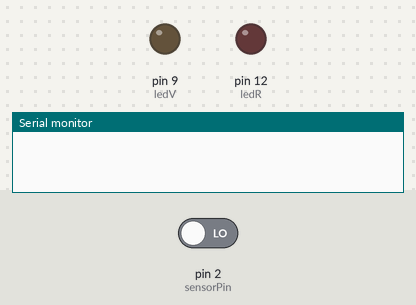
Bench run of a sketch on a simulated Arduino Uno, built with avr-gcc and run on an emulated ATmega328P. Parts: output pins drawn as LEDs (lit = HIGH), the last lines printed to the serial monitor. Inputs (shaded band) come from the test bench; at power-on: pin 2 (sensorPin) LOW.

Above: at 0.1 s.
At 1.1 s:
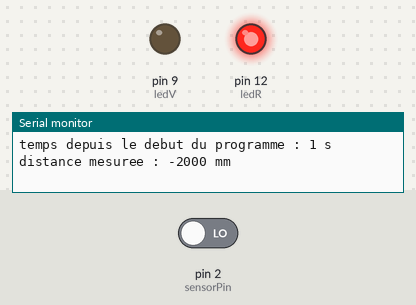
Timing chart, 0 to 2.6 s (numbered marks = the images above):
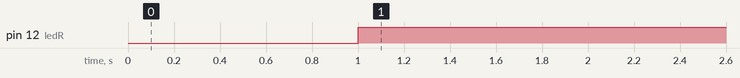

Measured:
- by itself, pin 12 (ledR): LOW → HIGH at 1.0 s

The sketch:

main.ino
```cpp
int ledV = 9;         // the PWM pin the LED is attached to
int ledR = 12;         // the PWM pin the LED is attached to
const uint8_t sensorPin=2;
void setup() {
  // put your setup code here, to run once:
  Serial.begin(115200);    // permet de fixer le débit de caractère de communication par seconde
  pinMode(ledV, OUTPUT);   // on initialise la led verte comme sortie
  pinMode(ledR, OUTPUT);   // on initialise la led rouge comme sortie
  pinMode (sensorPin,INPUT); // on initialise le capteur comme entrée du système
}

void loop() {
  // put your main code here, to run repeatedly:
  int16_t t = pulseIn(sensorPin, HIGH);  // récupère le temps de pulsation haute du capteur
  int16_t d = (t - 1000) * 2; // on calcul la distance en fonction de ce temps
  if (d <= 50) {          // si la distance est plus petite que 50 mm
    digitalWrite(ledR, HIGH);          // on allume la led rouge
    digitalWrite(ledV, LOW);           // et on éteint la led verte
    delay(30);                         // puis on attend 30 ms
  }

  else if (d <= 1300 and d >= 50){  // si la distance est comprise entre 50 mm et 1300mm
    // intensité le verte
    digitalWrite(ledR, LOW);        // on éteint la led rouge
    float brightness = (-0.204 * d) + 265.2;  // on calcul l'intensité de l'éclairage émis par la led verte en fonction de la distance
    analogWrite(ledV, brightness ); // et enfin on allume la led celon brightness
    delay(30);                      // puis on attend 30 ms
  }

  else if (d >= 1300){    // si la distance est supérieur a 1300 mm
    // affichage led rouge
    digitalWrite(ledR, HIGH); // on allume la led rouge
    digitalWrite(ledV, LOW);  // on éteint la led verte
    delay(1000);               // on attend 100 ms
    digitalWrite(ledR, LOW);  // puis on éteint la led rouge
    delay(1000);               // et enfin on attends à nouveau 100 ms
  }
  unsigned long get = micros();
  int time = get / 1000000;
  Serial.print("temps depuis le debut du programme : ");
  Serial.print(time);
  Serial.println(" s");
  Serial.print("distance mesuree : ");
  Serial.print(d);
  Serial.println(" mm");
  delay(10);
}
```
